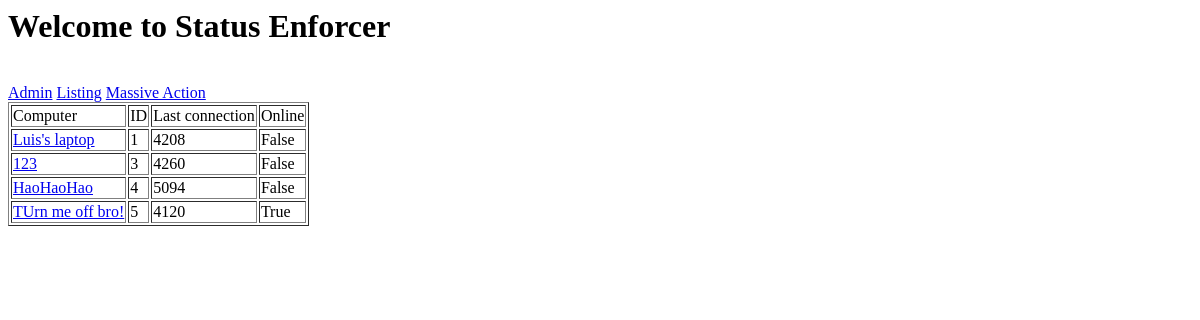
Page /listing (signed in) on the earlier database version.
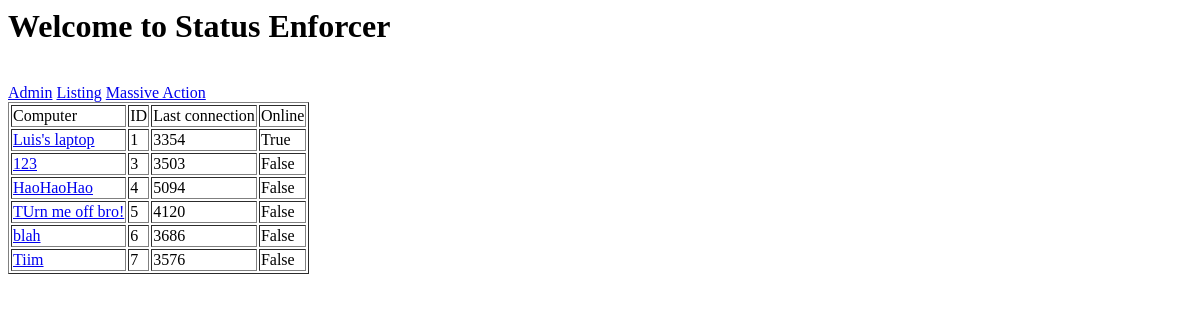
Same page on the later database version.
### server/models.py (models this page shows, shortened)
class Computer(models.Model):
    name = models.CharField(max_length=255)
    lastConnection = models.DateTimeField()
    status = models.CharField(max_length=80)
    connected = models.BooleanField(default=False)
    def get_absolute_url(self):
        return '/listing/%d' % self.pk
    def activityLength(self):
        now = datetime.now(utc)
        delta = now - self.lastConnection
        return delta.seconds

### server/views.py (the view)
# urls.py: url(r'^listing$', 'listing'),
@login_required
def listing(request):
    params = {'computers': Computer.objects.all()}
    return render(request, 'server/listing.html', params)

### statusEnforcer/templates/server/listing.html (shortened to what this page needs)
{% extends "base.html" %}
{% block body %}
<a href="/killswitch">Massive Action</a>
<table border="1">
    <tr>
        <td>Computer</td>
        <td>ID</td>
        <td>Last connection</td>
        <td>Online</td>
    </tr>
    {% for computer in computers %}
    <tr>
        <td>
            <a href="{{ computer.get_absolute_url }}">{{ computer.name }}</a>
        </td>
        <td>{{ computer.pk }}</td>
        <td>{{ computer.activityLength }}</td>
        <td>{{ computer.connected }}</td>
    </tr>
    {% endfor %}
</table>
{% endblock body %}

### statusEnforcer/templates/base.html (shortened to what this page needs)
<h1>Welcome to Status Enforcer</h1>
<a href="/admin">Admin</a>
<a href="/listing">Listing</a>
{% block body %}
{% endblock body %}

Differences in the rows shown:
changed Computer "Luis's laptop": activityLength "4208" → "3354"; connected "False" → "True"
changed Computer id 3: activityLength "4260" → "3503"
changed Computer "TUrn me off bro!": connected "True" → "False"
added Computer: name "blah", pk "6", activityLength "3686", connected "False"
added Computer: name "Tiim", pk "7", activityLength "3576", connected "False"
